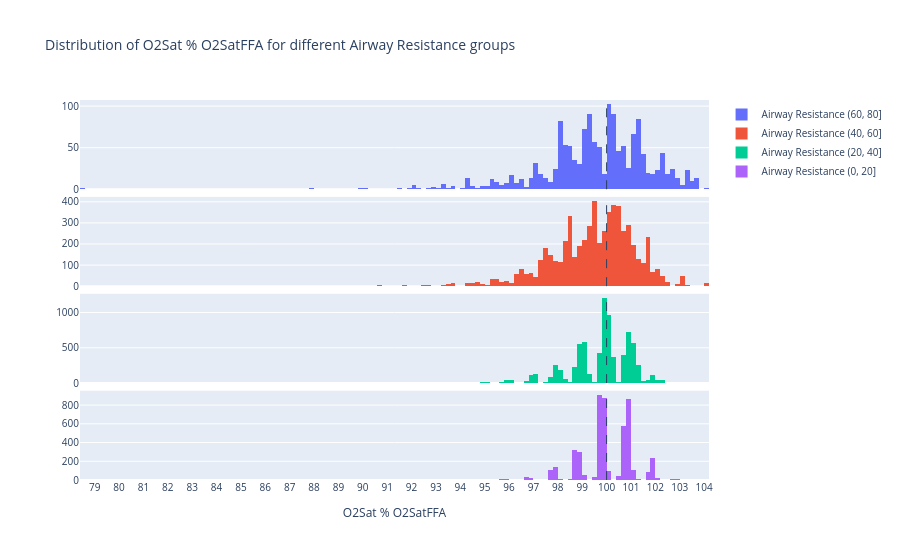

Notebook code cell kept with this figure:
### Code cell
import src.o2_fev1_analysis.partition as partition

O2_col = "O2Sat % O2SatFFA"
# O2_col = "O2SatFFA from ecFEV1 (%)"


def create_AR_groups(df, AR_col="AR from ecFEV1 (%)"):
    # # Create 3 equally spaced bins for Airway Resistance
    # df["AR group"] = partition.partition_in_n_equal_groups(
    #     df["Airway Resistance mean from ecFEV1 (%)"], 5
    # )

    # Cut Airway Resistance into bins of 0-20, 20-40, 40-60, 60-80
    df["AR group"] = pd.cut(
        df[AR_col],
        bins=np.arange(0, 100, 20),
        include_lowest=False,
    )

    group_labels = df["AR group"].unique()
    print(f"AR groups: {group_labels}")
    return df, group_labels


def plot_drop_from_O2SatFFA(df, O2_col, AR_group_labels):
    # Create subplot with 3 rows
    fig = make_subplots(
        rows=len(AR_group_labels) - 1, cols=1, shared_xaxes=True, vertical_spacing=0.02
    )
    # On first subplot add histogram of Drop from O2 Saturation FFA (%) for 1st AR group
    for i in range(len(AR_group_labels) - 1):
        fig.add_trace(
            go.Histogram(
                x=df[df["AR group"] == AR_group_labels[i]][O2_col],
                name=f"Airway Resistance {AR_group_labels[i]}",
                # Bin size of 1
                xbins=dict(start=75, end=110, size=0.2),
            ),
            row=i + 1,
            col=1,
        )
        fig.add_vline(
            x=100,
            row=i + 1,
            col=1,
            line_width=1,
            line_dash="dash",
        )

    title = f"Distribution of {O2_col} for different Airway Resistance groups"
    fig.update_layout(
        title=title,
        font=dict(size=10),
    )
    fig.update_xaxes(
        title_text=O2_col,
        row=len(AR_group_labels) - 1,
        col=1,
    )
    # Show more ticks on x
    fig.update_xaxes(tick0=75, dtick=1, row=len(AR_group_labels) - 1, col=1)
    # Save
    fig.write_image(f"{plotsdir}{title}.png")
    fig.show()

    return -1


df, group_labels = create_AR_groups(df)
plot_drop_from_O2SatFFA(df, O2_col, group_labels)

### Figure 1 — Plotly figure (JSON) as saved in the notebook; plotly's stock layout.template omitted (floating-point values rounded to 4 significant figures; data arrays with more than 128 entries replaced by an {"elided": "..."} marker saying what was removed)
{"data": [{"name": "Airway Resistance (60, 80]", "type": "histogram", "x": {"elided": "1507 float values"}, "xaxis": "x", "xbins": {"end": 110, "size": 0.2, "start": 75}, "yaxis": "y"}, {"name": "Airway Resistance (40, 60]", "type": "histogram", "x": {"elided": "6128 float values"}, "xaxis": "x2", "xbins": {"end": 110, "size": 0.2, "start": 75}, "yaxis": "y2"}, {"name": "Airway Resistance (20, 40]", "type": "histogram", "x": {"elided": "7795 float values"}, "xaxis": "x3", "xbins": {"end": 110, "size": 0.2, "start": 75}, "yaxis": "y3"}, {"name": "Airway Resistance (0, 20]", "type": "histogram", "x": {"elided": "4903 float values"}, "xaxis": "x4", "xbins": {"end": 110, "size": 0.2, "start": 75}, "yaxis": "y4"}], "layout": {"font": {"size": 10}, "shapes": [{"line": {"dash": "dash", "width": 1}, "type": "line", "x0": 100, "x1": 100, "xref": "x", "y0": 0, "y1": 1, "yref": "y domain"}, {"line": {"dash": "dash", "width": 1}, "type": "line", "x0": 100, "x1": 100, "xref": "x2", "y0": 0, "y1": 1, "yref": "y2 domain"}, {"line": {"dash": "dash", "width": 1}, "type": "line", "x0": 100, "x1": 100, "xref": "x3", "y0": 0, "y1": 1, "yref": "y3 domain"}, {"line": {"dash": "dash", "width": 1}, "type": "line", "x0": 100, "x1": 100, "xref": "x4", "y0": 0, "y1": 1, "yref": "y4 domain"}], "title": {"text": "Distribution of O2Sat % O2SatFFA for different Airway Resistance groups"}, "xaxis": {"anchor": "y", "domain": [0, 1], "matches": "x4", "showticklabels": false}, "xaxis2": {"anchor": "y2", "domain": [0, 1], "matches": "x4", "showticklabels": false}, "xaxis3": {"anchor": "y3", "domain": [0, 1], "matches": "x4", "showticklabels": false}, "xaxis4": {"anchor": "y4", "domain": [0, 1], "dtick": 1, "tick0": 75, "title": {"text": "O2Sat % O2SatFFA"}}, "yaxis": {"anchor": "x", "domain": [0.765, 1.0]}, "yaxis2": {"anchor": "x2", "domain": [0.51, 0.745]}, "yaxis3": {"anchor": "x3", "domain": [0.255, 0.49]}, "yaxis4": {"anchor": "x4", "domain": [0, 0.235]}}}
